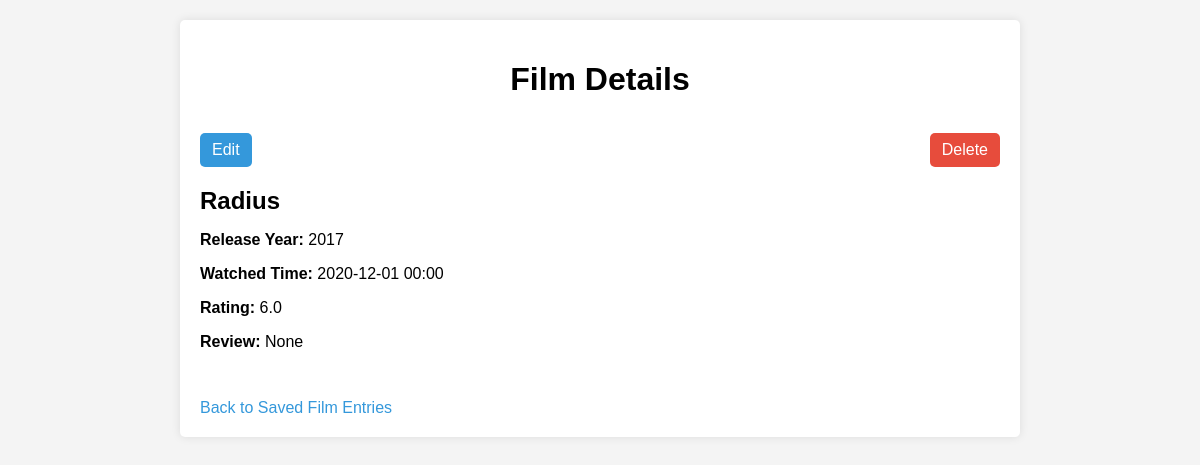
Page /film/56 on the committed database.
### tables this page shows
CREATE TABLE films (
        id INTEGER PRIMARY KEY AUTOINCREMENT,
        film_name TEXT NOT NULL,
        release_year INTEGER,
        watched_time TEXT,
        rating REAL,
        review TEXT
    );

### app.py (the view)
@app.route('/film/<int:film_id>')
def film_details(film_id):
    db = get_db()
    cursor = db.cursor()
    cursor.execute("SELECT * FROM films WHERE id=?", (film_id,))
    film = cursor.fetchone()
    cursor.close()
    return render_template('film_details.html', film=film)

### app.py (called while the page is built)
def get_db():
    db = getattr(g, '_database', None)
    if db is None:
        db = g._database = sqlite3.connect(DATABASE)
    return db

@app.teardown_appcontext
def close_connection(exception):
    db = getattr(g, '_database', None)
    if db is not None:
        db.close()

@app.before_request
def initialize_database():
    db = get_db()
    cursor = db.cursor()
    cursor.execute('''
        CREATE TABLE IF NOT EXISTS films (
            id INTEGER PRIMARY KEY AUTOINCREMENT,
            film_name TEXT NOT NULL,
            release_year INTEGER,
            watched_time TEXT,
            rating REAL,
            review TEXT
        )
    ''')
    db.commit()
    cursor.close()

### templates/film_details.html (shortened to what this page needs)
<!DOCTYPE html>
<html>
<head>
    <link rel="stylesheet" href="{{ url_for('static', filename='film_details.css') }}">
</head>
<body>
    <div class="container">
        <h1>Film Details</h1>
        <div class="actions">
            <a href="{{ url_for('edit', film_id=film[0]) }}" class="edit-btn">Edit</a>
            <a href="#" onclick="confirmDelete('{{ url_for('delete', film_id=film[0]) }}')" class="delete-btn">Delete</a>
        </div>
        <div class="film-details">
            <h2>{{ film[1] }}</h2>
            <p><strong>Release Year:</strong> {{ film[2] }}</p>
            <p><strong>Watched Time:</strong> {{ film[3] }}</p>
            <p><strong>Rating:</strong> {{ film[4] }}</p>
            <p><strong>Review:</strong> {{ film[5] }}</p>
        </div>
        <br>
        <a href="{{ url_for('saved_list') }}">Back to Saved Film Entries</a>
    </div>
</body>
</html>

### styles/film_details.css (style rules this page uses)
body { font-family: Arial, sans-serif; background-color: #f4f4f4; margin: 0; padding: 0; }
.container { max-width: 800px; margin: 20px auto; background-color: #fff; padding: 20px; border-radius: 5px; box-shadow: 0 0 10px rgba(0, 0, 0, 0.1); overflow: hidden; }
h1 { text-align: center; margin-bottom: 20px; }
.film-details h2 { margin-bottom: 10px; }
.film-details p { margin-bottom: 15px; overflow-wrap: break-word; }
a { text-decoration: none; color: #3498db; display: block; margin-top: 15px; }
.actions { display: flex; justify-content: space-between; margin-bottom: 15px; }
.delete-btn, .edit-btn { padding: 8px 12px; text-decoration: none; border-radius: 5px; }
.edit-btn { background-color: #3498db; color: #fff; }
.delete-btn { background-color: #e74c3c; color: #fff; }

### rows in the picture
films: film_name "Radius", release_year "2017", watched_time "2020-12-01 00:00", rating "6.0"

### other values in the picture
{{ film[5] }} "None"
